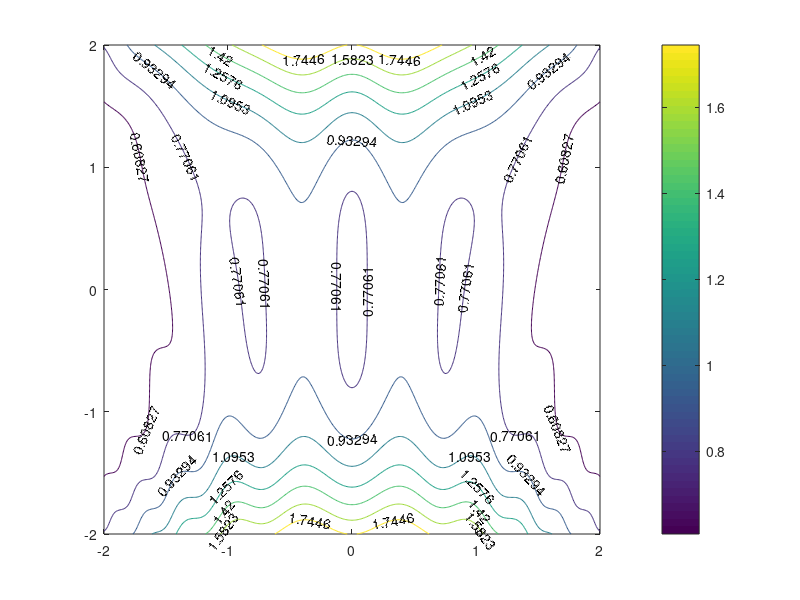

This figure's MATLAB source:

clc
clear

[x, y] = meshgrid(-2:0.01:2);

z = ((-cos(x.^3.*y-8.*x)+sqrt(abs((cos(x.^3.*y-8.*x).^2-4.*(2.*x.^4+6).*(4+x.^2+y.^4)))))./(2.*(2.*x.^4+6)));

[c, h] = contour(x,y,z,8);
colorbar;
clabel(c,h)
